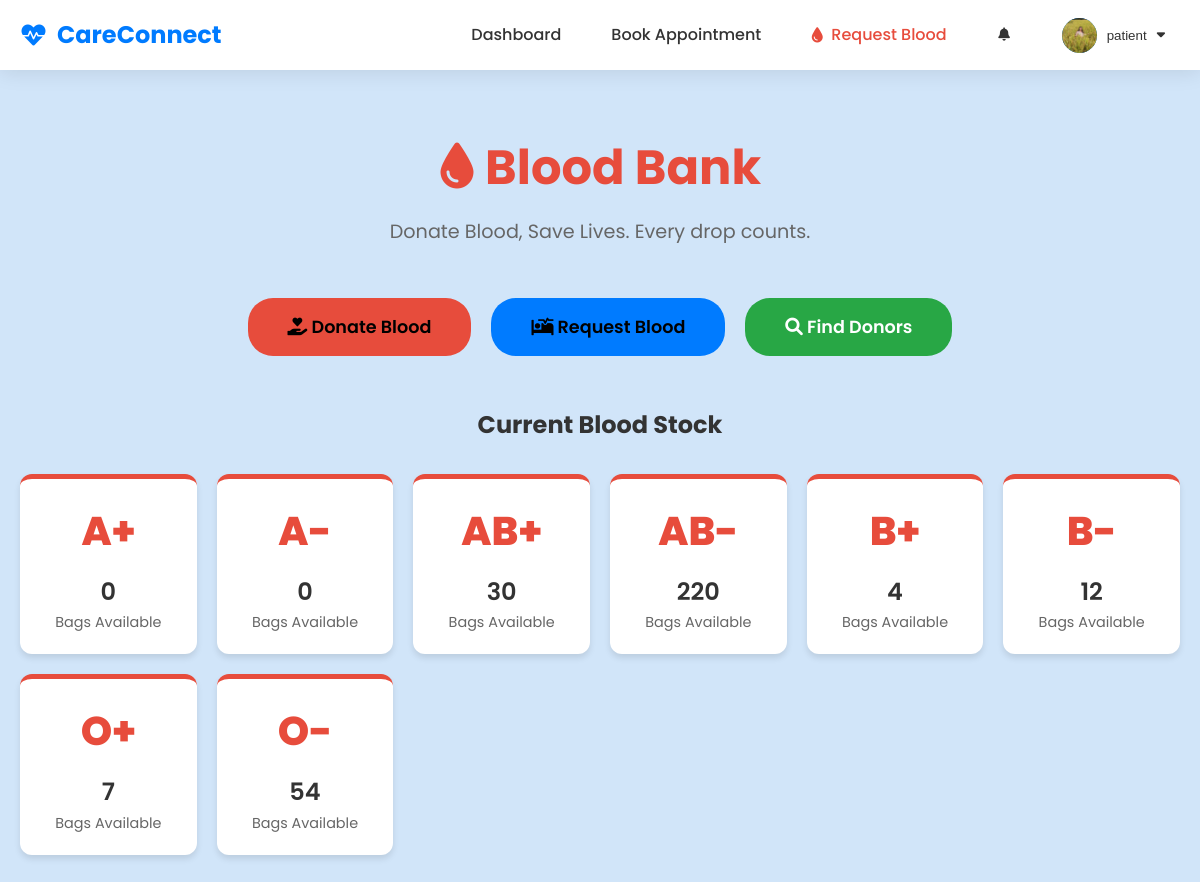
The app's page /blood-bank/ (signed in) with its own data.
### core/models.py (models this page shows, shortened)
class User(AbstractUser):
    is_patient = models.BooleanField(default=False)
    is_doctor = models.BooleanField(default=False)
    groups = models.ManyToManyField(
        'auth.Group',
        verbose_name='groups',
        blank=True,
        help_text='The groups this user belongs to. A user will get all permissions granted to each of their groups.',
        related_name="custom_user_set",
        related_query_name="user",
    )
    user_permissions = models.ManyToManyField(
        'auth.Permission',
        verbose_name='user permissions',
        blank=True,
        help_text='Specific permissions for this user.',
        related_name="custom_user_set",
        related_query_name="user",
    )

### patient/models.py (models this page shows, shortened)
class PatientProfile(models.Model):
    user = models.OneToOneField(settings.AUTH_USER_MODEL, on_delete=models.CASCADE, related_name='patient_profile')
    address = models.TextField()
    phone_number = models.CharField(max_length=15)
    profile_pic = models.ImageField(upload_to='profile_pics/patient/', blank=True, null=True)

### blood_bank/models.py (models this page shows, shortened)
class BloodInventory(models.Model):
    BLOOD_GROUPS = (
        ('A+', 'A+'), ('A-', 'A-'),
        ('B+', 'B+'), ('B-', 'B-'),
        ('AB+', 'AB+'), ('AB-', 'AB-'),
        ('O+', 'O+'), ('O-', 'O-'),
    )
    blood_group = models.CharField(max_length=5, choices=BLOOD_GROUPS, unique=True)
    bags_available = models.PositiveIntegerField(default=0)
    last_updated = models.DateTimeField(auto_now=True)

### blood_bank/views.py (the view)
# urls.py: path('', views.blood_bank_home, name='blood_bank_home'),
def blood_bank_home(request):
    inventory = BloodInventory.objects.all()
    blood_groups = ['A+', 'A-', 'B+', 'B-', 'AB+', 'AB-', 'O+', 'O-']
    for bg in blood_groups:
        BloodInventory.objects.get_or_create(blood_group=bg)
    inventory = BloodInventory.objects.all().order_by('blood_group')
    return render(request, 'blood_bank/home.html', {'inventory': inventory})

### templates/blood_bank/home.html
{% extends 'base.html' %}
{% block content %}
<div class="container" style="padding: 40px 20px;">
    <div style="text-align: center; margin-bottom: 50px;">
        <h1 style="color: #e74c3c; font-size: 3rem; margin-bottom: 10px;"><i class="fas fa-tint"></i> Blood Bank</h1>
        <p style="font-size: 1.2rem; color: #666;">Donate Blood, Save Lives. Every drop counts.</p>
    </div>
    <div style="display: flex; justify-content: center; gap: 20px; margin-bottom: 50px; flex-wrap: wrap;">
        <a href="{% url 'register_donor' %}" class="btn"
            style="background-color: #e74c3c; color:black; padding: 15px 40px; font-size: 1.1rem;">
            <i class="fas fa-hand-holding-heart"></i> Donate Blood
        </a>
        <a href="{% url 'request_blood' %}" class="btn"
            style="background-color: var(--primary-color); color:black; padding: 15px 40px; font-size: 1.1rem;">
            <i class="fas fa-procedures"></i> Request Blood
        </a>
        <a href="{% url 'find_donors' %}" class="btn"
            style="background-color: var(--secondary-color); color:white; padding: 15px 40px; font-size: 1.1rem;">
            <i class="fas fa-search"></i> Find Donors
        </a>
    </div>
    <h2 style="text-align: center; color: var(--text-color); margin-bottom: 30px;">Current Blood Stock</h2>
    <div style="display: grid; grid-template-columns: repeat(auto-fit, minmax(150px, 1fr)); gap: 20px;">
        {% for item in inventory %}
        <div
            style="background: white; padding: 20px; border-radius: 12px; box-shadow: var(--shadow); text-align: center; border-top: 5px solid #e74c3c;">
            <div style="font-size: 2.5rem; font-weight: 800; color: #e74c3c; margin-bottom: 10px;">{{ item.blood_group}}
            </div>
            <div style="font-size: 1.5rem; font-weight: 600; color: var(--text-color);">{{ item.bags_available }}</div>
            <div style="color: #666; font-size: 0.9rem;">Bags Available</div>
        </div>
        {% endfor %}
    </div>
</div>
{% endblock %}

### templates/navbar.html (shortened to what this page needs)
<nav class="navbar">
    <div class="container">
        <a href="{% url 'home' %}" class="logo">
            <i class="fas fa-heartbeat"></i> CareConnect
        </a>
        <ul class="nav-links">
            {% if user.is_authenticated %}
            {% if user.is_patient %}
            <li><a href="{% url 'patient_dashboard' %}">Dashboard</a></li>
            <li><a href="{% url 'book_appointment' %}">Book Appointment</a></li>
            <li>
                <a href="{% url 'request_blood' %}" class="blood-bank-link">
                    <i class="fas fa-tint"></i> Request Blood
                </a>
            </li>
            {% elif user.is_doctor %}
            <li><a href="{% url 'doctor_dashboard' %}">Dashboard</a></li>
            {% elif user.is_superuser %}
            <li><a href="{% url 'admin_dashboard' %}">Admin Dashboard</a></li>
            {% endif %}
            <li class="notification-container" id="notificationContainer">
                <button class="notification-trigger" id="notificationTrigger">
                    <i class="fas fa-bell"></i>
                </button>
            </li>
            <li class="user-dropdown">
                <button class="user-trigger" id="userTrigger">
                    <span class="user-avatar">
                        {% if user.patient_profile.profile_pic %}
                        <img src="{{ user.patient_profile.profile_pic.url }}" alt="{{ user.username }}">
                        {% elif user.doctor_profile.profile_pic %}
                        <img src="{{ user.doctor_profile.profile_pic.url }}" alt="{{ user.username }}">
                        {% else %}
                        <i class="fas fa-user"></i>
                        {% endif %}
                    </span>
                    <span class="username">{{ user.username }}</span>
                    <i class="fas fa-caret-down"></i>
                </button>
            </li>
            {% endif %}
        </ul>
    </div>
</nav>

### static/css/style.css (style rules this page uses)
:root { --primary-color: #007bff; --secondary-color: #28a745; --accent-color: #17a2b8; --text-color: #333; --light-bg: #f8f9fa; --dark-bg: #343a40; --white: #ffffff; --shadow: 0 4px 6px rgba(0, 0, 0, 0.1); --transition: all 0.3s ease; --navbar-height: 70px; }
* { margin: 0; padding: 0; box-sizing: border-box; }
body { font-family: 'Poppins', sans-serif; line-height: 1.6; color: var(--text-color); background-color: var(--light-bg); display: flex; flex-direction: column; min-height: 100vh; padding-top: var(--navbar-height); }
.navbar { background-color: var(--white); box-shadow: var(--shadow); position: fixed; top: 0; left: 0; right: 0; z-index: 1000; height: var(--navbar-height); }
.navbar .container { display: flex; justify-content: space-between; align-items: center; max-width: 1200px; margin: 0 auto; padding: 0 20px; height: 100%; }
.container { max-width: 1200px; margin: 0 auto; padding: 0 20px; width: 100%; }
:root { --primary-color: #007bff; --secondary-color: #28a745; --accent-color: #17a2b8; --text-color: #333; --light-bg: #f8f9fa; --dark-bg: #343a40; --white: #ffffff; --shadow: 0 4px 6px rgba(0, 0, 0, 0.1); --transition: all 0.3s ease; }
body { font-family: 'Poppins', sans-serif; line-height: 1.6; color: var(--text-color); background-color: var(--light-bg); display: flex; flex-direction: column; min-height: 100vh; }
a { text-decoration: none; color: inherit; }
ul { list-style: none; }
.navbar { background-color: var(--white); box-shadow: var(--shadow); position: sticky; top: 0; z-index: 1000; }
.navbar .container { display: flex; justify-content: space-between; align-items: center; max-width: 1200px; margin: 0 auto; padding: 0 20px; }
.logo { font-size: 1.5rem; font-weight: 700; color: var(--primary-color); }
.nav-links { display: flex; gap: 20px; }
.nav-links a { font-weight: 500; transition: var(--transition); }
.container { max-width: 1200px; margin: 0 auto; padding: 0 20px; }
.btn { display: inline-block; padding: 10px 30px; background-color: var(--white); color: var(--primary-color); border-radius: 25px; font-weight: 600; transition: var(--transition); animation: bounce 2s infinite; }

### templates/navbar.html (style rules this page uses)
.navbar { background: var(--white); box-shadow: 0 2px 20px rgba(0, 0, 0, 0.1); position: fixed; top: 0; left: 0; right: 0; z-index: 1000; backdrop-filter: blur(10px); }
.navbar .container { max-width: 1200px; margin: 0 auto; padding: 0 20px; display: flex; align-items: center; justify-content: space-between; height: 70px; }
.logo { font-size: 1.5rem; font-weight: 700; color: var(--primary-color); text-decoration: none; display: flex; align-items: center; gap: 10px; transition: transform 0.3s ease; }
.nav-links { display: flex; align-items: center; gap: 20px; list-style: none; margin: 0; padding: 0; }
.nav-links li { position: relative; }
.nav-links a { color: var(--text-color); text-decoration: none; font-weight: 500; padding: 10px 15px; border-radius: 8px; transition: all 0.3s ease; display: flex; align-items: center; gap: 8px; }
.blood-bank-link { color: #e74c3c !important; font-weight: 600; }
.notification-container { position: relative; }
.notification-trigger { background: none; border: none; padding: 10px; border-radius: 50%; cursor: pointer; position: relative; transition: all 0.3s ease; color: var(--text-color); display: flex; align-items: center; justify-content: center; width: 45px; height: 45px; }
.user-dropdown { position: relative; }
.user-trigger { background: none; border: none; padding: 8px 15px; border-radius: 25px; cursor: pointer; transition: all 0.3s ease; display: flex; align-items: center; gap: 10px; color: var(--text-color); font-weight: 500; }
.user-avatar { width: 35px; height: 35px; border-radius: 50%; background: var(--primary-color); display: flex; align-items: center; justify-content: center; color: white; overflow: hidden; }
.user-avatar img { width: 100%; height: 100%; object-fit: cover; }

### records on screen
User: patient_profile.profile_pic (picture), username "patient"
BloodInventory: blood_group "A+", bags_available "0"
BloodInventory: blood_group "A-", bags_available "0"
BloodInventory: blood_group "AB+", bags_available "30"
BloodInventory: blood_group "AB-", bags_available "220"
BloodInventory: blood_group "B+", bags_available "4"
BloodInventory: blood_group "B-", bags_available "12"
BloodInventory: blood_group "O+", bags_available "7"
BloodInventory: blood_group "O-", bags_available "54"
